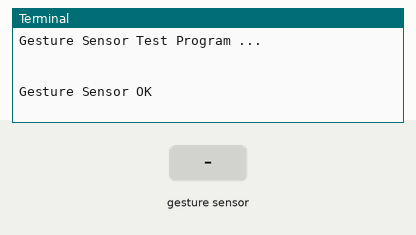
Bench run of a program on a simulated Raspberry Pi (BCM pin numbers). Shown: the last lines printed to the terminal. The inputs (shaded band) are chosen by the test bench.

Above: at 1.7 s.
1.8 s: hand swiped up over the gesture sensor
At 2.7 s:
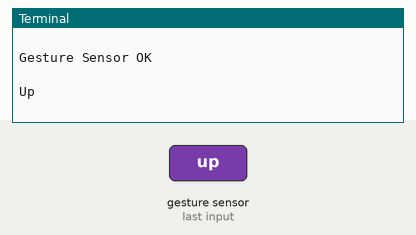
3.3 s: hand swiped down over the gesture sensor
At 4.2 s:
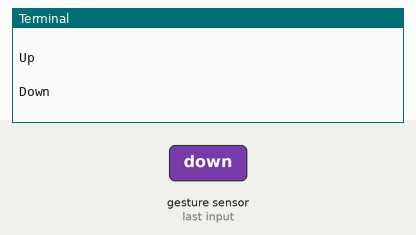
4.8 s: hand swiped left over the gesture sensor
At 6.0 s:
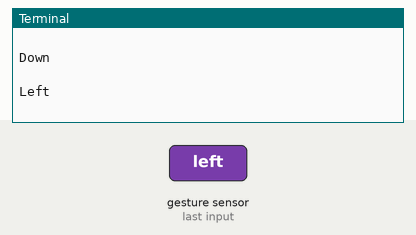
6.3 s: hand swiped right over the gesture sensor
At 7.7 s:
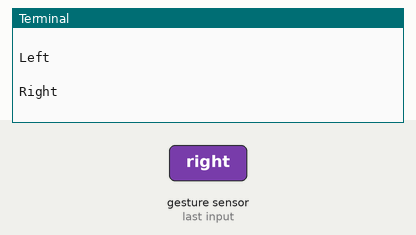

The program:

PAJ7620U2.py
```python
#!/usr/bin/python
# -*- coding:utf-8 -*-
import time
import smbus

#i2c address
PAJ7620U2_I2C_ADDRESS   = 0x73
#Register Bank Selection
PAJ_BANK_SELECT         = 0xEF          #Bank0== 0x00,Bank1== 0x01
#Register Bank 0
PAJ_SUSPEND             = 0x03      #I2C suspend command (write= 0x01Enter the suspended state)
PAJ_INT_FLAG1_MASK      = 0x41      #Gesture detection interrupt flag mask
PAJ_INT_FLAG2_MASK      = 0x42      #Gesture /PS detects interrupt flag mask
PAJ_INT_FLAG1           = 0x43      #Gesture detects interrupt flags
PAJ_INT_FLAG2           = 0x44      #Gesture /PS detects interrupt flags
PAJ_STATE               = 0x45      #Gesture detection status indicator (only in gesture detection mode)
PAJ_PS_HIGH_THRESHOLD   = 0x69      #PS hysteresis high threshold (only in proximity detection mode)
PAJ_PS_LOW_THRESHOLD    = 0x6A      #PS hysteretic low threshold (only effective in proximity detection mode)
PAJ_PS_APPROACH_STATE   = 0x6B      #PS approaching state, approaching = 1
PAJ_PS_DATA             = 0x6C      #PS 8-bit data (valid only in gesture detection mode)
PAJ_OBJ_BRIGHTNESS      = 0xB0      #Object brightness (maximum 255)
PAJ_OBJ_SIZE_L          = 0xB1      #Object size (low 8 bits)
PAJ_OBJ_SIZE_H          = 0xB2      #Object size (high 8 bits)
#Register Bank 1
PAJ_PS_GAIN             = 0x44      #PS Gain setting (only available in proximity detection mode)
PAJ_IDLE_S1_STEP_L      = 0x67      #Idle S1 step size, used to set S1, response coefficient (low 8 bits)
PAJ_IDLE_S1_STEP_H      = 0x68      #Idle S1 step size, used to set S1, response coefficient (high 8 bits)
PAJ_IDLE_S2_STEP_L      = 0x69      #Free S2 step size for setting S2, response factor (low 8 bits)
PAJ_IDLE_S2_STEP_H      = 0x6A      #Free S2 step size, used to set S2, response factor (high 8 bits)
PAJ_OPTOS1_TIME_L       = 0x6B      #OPtoS1 Step，The OPtoS1 time used to set the operation state to standby 1 (low 8 bits)
PAJ_OPTOS2_TIME_H       = 0x6C      #OPtoS1 Step，Use to set OPtoS1 runtime to standby 1 stateHigh 8 bits)
PAJ_S1TOS2_TIME_L       = 0x6D      #S1toS2 step，S1toS2 time used to set standby state 1to standby state 2 (low 8 bits)
PAJ_S1TOS2_TIME_H       = 0x6E      #S1toS2 step，Set the S1toS2 time in standby 1to 8 bits higher in standby 2)
PAJ_EN                  = 0x72      #Enable/Disable PAJ7620U2
#Gesture detection interrupt flag mask
PAJ_RIGHT               = 0x01
PAJ_LEFT                = 0x02
PAJ_UP                  = 0x04
PAJ_DOWN                = 0x08
PAJ_FORWARD             = 0x10
PAJ_BACKWARD            = 0x20
PAJ_CLOCKWISE           = 0x40
PAJ_COUNT_CLOCKWISE     = 0x80
PAJ_WAVE                = 0x100
#Start up Init array
Init_Register_Array = (
    (0xEF,0x00),
    (0x37,0x07),
    (0x38,0x17),
    (0x39,0x06),
    (0x41,0x00),
    (0x42,0x00),
    (0x46,0x2D),
    (0x47,0x0F),
    (0x48,0x3C),
    (0x49,0x00),
    (0x4A,0x1E),
    (0x4C,0x20),
    (0x51,0x10),
    (0x5E,0x10),
    (0x60,0x27),
    (0x80,0x42),
    (0x81,0x44),
    (0x82,0x04),
    (0x8B,0x01),
    (0x90,0x06),
    (0x95,0x0A),
    (0x96,0x0C),
    (0x97,0x05),
    (0x9A,0x14),
    (0x9C,0x3F),
    (0xA5,0x19),
    (0xCC,0x19),
    (0xCD,0x0B),
    (0xCE,0x13),
    (0xCF,0x64),
    (0xD0,0x21),
    (0xEF,0x01),
    (0x02,0x0F),
    (0x03,0x10),
    (0x04,0x02),
    (0x25,0x01),
    (0x27,0x39),
    (0x28,0x7F),
    (0x29,0x08),
    (0x3E,0xFF),
    (0x5E,0x3D),
    (0x65,0x96),
    (0x67,0x97),
    (0x69,0xCD),
    (0x6A,0x01),
    (0x6D,0x2C),
    (0x6E,0x01),
    (0x72,0x01),
    (0x73,0x35),
    (0x74,0x00),
    (0x77,0x01),
)
#Register init array
Init_PS_Array = (
    (0xEF,0x00),
    (0x41,0x00),
    (0x42,0x00),
    (0x48,0x3C),
    (0x49,0x00),
    (0x51,0x13),
    (0x83,0x20),
    (0x84,0x20),
    (0x85,0x00),
    (0x86,0x10),
    (0x87,0x00),
    (0x88,0x05),
    (0x89,0x18),
    (0x8A,0x10),
    (0x9f,0xf8),
    (0x69,0x96),
    (0x6A,0x02),
    (0xEF,0x01),
    (0x01,0x1E),
    (0x02,0x0F),
    (0x03,0x10),
    (0x04,0x02),
    (0x41,0x50),
    (0x43,0x34),
    (0x65,0xCE),
    (0x66,0x0B),
    (0x67,0xCE),
    (0x68,0x0B),
    (0x69,0xE9),
    (0x6A,0x05),
    (0x6B,0x50),
    (0x6C,0xC3),
    (0x6D,0x50),
    (0x6E,0xC3),
    (0x74,0x05),
)
#Gesture register init array
Init_Gesture_Array = (
    (0xEF,0x00),
    (0x41,0x00),
    (0x42,0x00),
    (0xEF,0x00),
    (0x48,0x3C),
    (0x49,0x00),
    (0x51,0x10),
    (0x83,0x20),
    (0x9F,0xF9),
    (0xEF,0x01),
    (0x01,0x1E),
    (0x02,0x0F),
    (0x03,0x10),
    (0x04,0x02),
    (0x41,0x40),
    (0x43,0x30),
    (0x65,0x96),
    (0x66,0x00),
    (0x67,0x97),
    (0x68,0x01),
    (0x69,0xCD),
    (0x6A,0x01),
    (0x6B,0xB0),
    (0x6C,0x04),
    (0x6D,0x2C),
    (0x6E,0x01),
    (0x74,0x00),
    (0xEF,0x00),
    (0x41,0xFF),
    (0x42,0x01),
)
class PAJ7620U2(object):
    def __init__(self,address=PAJ7620U2_I2C_ADDRESS):
        self._address = address
        self._bus = smbus.SMBus(1)
        time.sleep(0.5)
        if self._read_byte(0x00) == 0x20:
            print("\nGesture Sensor OK\n")
            for num in range(len(Init_Register_Array)):
                self._write_byte(Init_Register_Array[num][0],Init_Register_Array[num][1])
        else:
            print("\nGesture Sensor Error\n")
        self._write_byte(PAJ_BANK_SELECT, 0)
        for num in range(len(Init_Gesture_Array)):
                self._write_byte(Init_Gesture_Array[num][0],Init_Gesture_Array[num][1])
    def _read_byte(self,cmd):
        return self._bus.read_byte_data(self._address,cmd)

    def _read_u16(self,cmd):
        LSB = self._bus.read_byte_data(self._address,cmd)
        MSB = self._bus.read_byte_data(self._address,cmd+1)
        return (MSB << 8) + LSB
    def _write_byte(self,cmd,val):
        self._bus.write_byte_data(self._address,cmd,val)
    def check_gesture(self):
        Gesture_Data=self._read_u16(PAJ_INT_FLAG1)
        if Gesture_Data == PAJ_UP:
            print("Up\r\n")
        elif Gesture_Data == PAJ_DOWN:
            print("Down\r\n")
        elif Gesture_Data == PAJ_LEFT:
            print("Left\r\n")
        elif Gesture_Data == PAJ_RIGHT:
            print("Right\r\n")
        elif Gesture_Data == PAJ_FORWARD:
            print("Forward\r\n")
        elif Gesture_Data == PAJ_BACKWARD:
            print("Backward\r\n")
        elif Gesture_Data == PAJ_CLOCKWISE:
            print("Clockwise\r\n")
        elif Gesture_Data == PAJ_COUNT_CLOCKWISE:
            print("AntiClockwise\r\n")
        elif Gesture_Data == PAJ_WAVE:
            print("Wave\r\n")
        return Gesture_Data

if __name__ == '__main__':

    import time

    print("\nGesture Sensor Test Program ...\n")

    paj7620u2=PAJ7620U2()

    while True:
        time.sleep(0.05)
        paj7620u2.check_gesture()
```

Measured:
- after the input at 1.8 s, the terminal: prints a new line after 0.05 s (image 1)
- after the input at 3.3 s, the terminal: prints a new line at once (image 2)
- after the input at 4.8 s, the terminal: prints a new line after 0.05 s (image 3)
- after the input at 6.3 s, the terminal: prints a new line at once (image 4)
